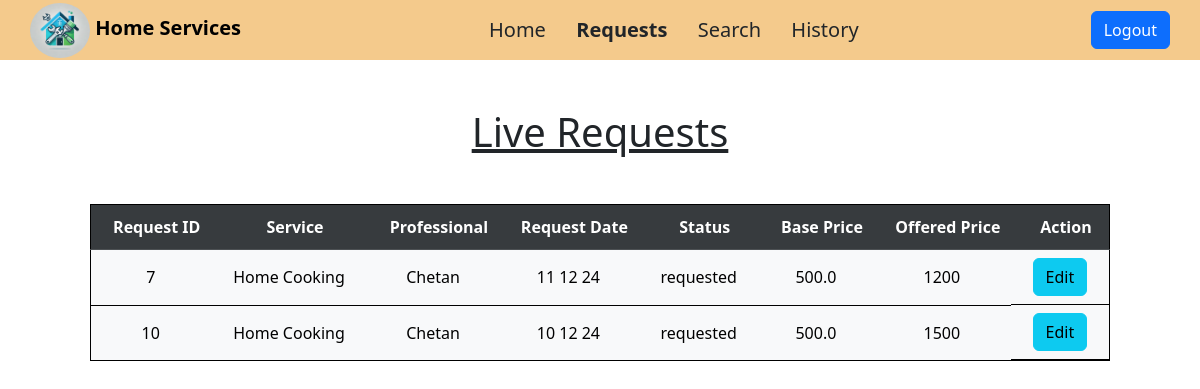
The app's page /customer/1/requests with its own data.
### models.py (models this page shows, shortened)
class ServiceRequest(db.Model):
    service_req_id = db.Column(db.Integer, primary_key=True)
    service_id = db.Column(db.Integer, db.ForeignKey('service.service_id'), nullable=False)
    customer_id = db.Column(db.Integer, db.ForeignKey('customer.customer_id'), nullable=False)
    professional_id = db.Column(db.Integer, db.ForeignKey('professional.prof_id'), nullable=False)
    date_of_request = db.Column(db.DateTime, default=datetime.utcnow)
    date_of_completion = db.Column(db.DateTime, nullable=True)
    status = db.Column(db.String(20), default='requested')  # 'requested', 'assigned', 'closed'
    Address=db.Column(db.Text, nullable=True)
    offered_price=db.Column(db.Integer)
    rating = db.Column(db.Integer, nullable=True)
    __table_args__ = (
        CheckConstraint(
            "status IN ('requested', 'assigned', 'closed','rejected')",
            name='check_service_request_status'
        ),
    )

class Service(db.Model):
    service_id = db.Column(db.Integer, primary_key=True)
    name = db.Column(db.String(100), nullable=False,unique=True)
    description = db.Column(db.Text, nullable=True)
    base_price = db.Column(db.Float, nullable=False)
    time_required = db.Column(db.String(50), nullable=True)
    service_requests = db.relationship('ServiceRequest', backref='service',lazy=True)
    professionals = db.relationship('Professional', backref='service', lazy=True)

class Professional(db.Model):
    prof_id = db.Column(db.Integer, primary_key=True)
    username = db.Column(db.String(50),  nullable=False)
    passhash = db.Column(db.String(512), nullable=False)
    email = db.Column(db.String(120), nullable=False, unique=True)
    service_type = db.Column(db.String(100), db.ForeignKey('service.name'), nullable=False)
    block=db.Column(db.Boolean, default=False)
    experience = db.Column(db.Integer, nullable=True)
    bio = db.Column(db.Text, nullable=True)
    verified = db.Column(db.Boolean, default=None,nullable=True)  # Approved by admin
    city=db.Column(db.String, nullable=False)
    verification_document = db.Column(db.String(255), nullable=True)
    @property
    def password(self):
        raise AttributeError("Password is not a readable property.")
    service_requests = db.relationship('ServiceRequest', backref='professional',lazy=True)

### routes.py (the view)
@auth_required
@app.route("/customer/<int:customer_id>/requests")
def customer_requests(customer_id):
    customer=Customer.query.get(customer_id)
    requests = ServiceRequest.query.filter(
        ServiceRequest.customer_id == customer_id,
        ServiceRequest.status.in_(["requested", "assigned"])
    ).all()
    return render_template("customer_requests.html",customer=customer,requests=requests)

### templates/customer_requests.html (shortened to what this page needs)
{% extends 'customer_layout.html' %}
{% block content %}
{% if requests %}
<h1 class="text-center mt-5 text-decoration-underline">Live Requests</h1>
<table class="table align-middle table-striped-column table-hover table-light mt-5">
    <thead class="table-dark">
        <tr class="table-active">
            <th>Request ID</th>
            <th>Service</th>
            <th>Professional</th>
            <th>Request Date</th>
            <th>Status</th>
            <th>Base Price</th>
            <th>Offered Price</th>
            <th class="action-column">Action</th>
        </tr>
    </thead>
    <tbody>
        {% for request in requests %}
        <tr>
            <td>{{ request.service_req_id }}</td>
            <td>{{ request.service.name }}</td>
            <td>{{ request.professional.username }}</td>
            <td>
                {% if request.date_of_request %}
                    {{ request.date_of_request.strftime('%d %m %y') }}
                {% else %}
                    N/A
                {% endif %}
            </td>
            <td>{{ request.status }}</td>
            <td>{{ request.service.base_price}}</td>
            <td>{{ request.offered_price}}</td>
            <td class="action-buttons">
                {% if request.status == 'requested' %}
                <form method="GET" action="{{ url_for('edit_service_request',service_req_id=request.service_req_id) }}" style="display:inline;">
                    <button type="submit" class="btn btn-info" >Edit</button>
                </form>
                {% endif %}
            </td>
        </tr>
        {% endfor %}
    </tbody>
</table>
{% else %}
<h1 class="text-center mt-5">No live request found.</h1>
{% endif %}
{% endblock %}

### records on screen
ServiceRequest: service_req_id "7", service.name "Home Cooking", professional.username "Chetan", date_of_request "11 12 24", status "requested", service.base_price "500.0", offered_price "1200"
ServiceRequest: service_req_id "10", service.name "Home Cooking", professional.username "Chetan", date_of_request "10 12 24", status "requested", service.base_price "500.0", offered_price "1500"
